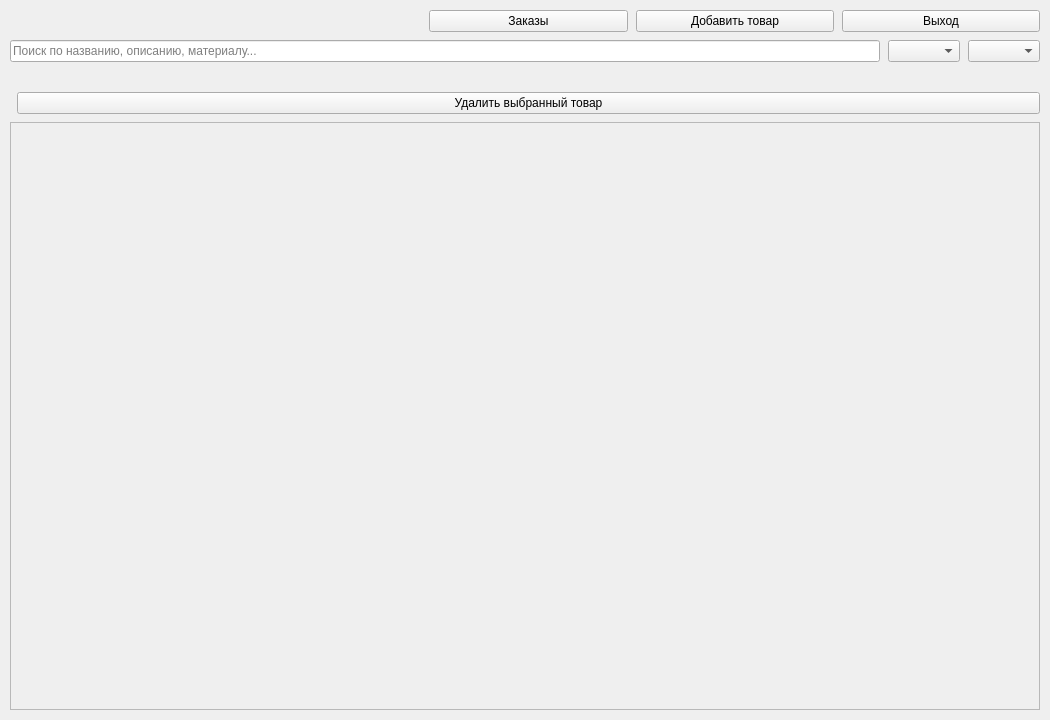
<?xml version="1.0" encoding="UTF-8"?>
<ui version="4.0">
 <class>MainForm</class>
 <widget class="QWidget" name="MainForm">
  <property name="geometry">
   <rect><x>0</x><y>0</y><width>1050</width><height>720</height></rect>
  </property>
  <property name="windowTitle">
   <string>Каталог мебели</string>
  </property>
  <layout class="QVBoxLayout" name="main_layout">
   <property name="spacing"><number>8</number></property>
   <property name="margin"><number>10</number></property>
   <item>
    <layout class="QHBoxLayout" name="top_panel">
     <item>
      <widget class="QLabel" name="logo_label"/>
     </item>
     <item>
      <spacer name="top_spacer">
       <property name="orientation"><enum>Qt::Horizontal</enum></property>
      </spacer>
     </item>
     <item>
      <widget class="QLabel" name="fio_label"/>
     </item>
     <item>
      <widget class="QPushButton" name="orders_btn">
       <property name="text"><string>Заказы</string></property>
      </widget>
     </item>
     <item>
      <widget class="QPushButton" name="add_product_btn">
       <property name="text"><string>Добавить товар</string></property>
      </widget>
     </item>
     <item>
      <widget class="QPushButton" name="logout_btn">
       <property name="text"><string>Выход</string></property>
      </widget>
     </item>
    </layout>
   </item>
   <item>
    <layout class="QHBoxLayout" name="filter_panel">
     <item>
      <widget class="QLineEdit" name="search_edit">
       <property name="placeholderText">
        <string>Поиск по названию, описанию, материалу...</string>
       </property>
      </widget>
     </item>
     <item>
      <widget class="QComboBox" name="manufacturer_combo"/>
     </item>
     <item>
      <widget class="QComboBox" name="sort_combo"/>
     </item>
    </layout>
   </item>
   <item>
    <widget class="QLabel" name="count_label"/>
   </item>
   <item>
    <layout class="QHBoxLayout" name="action_panel">
     <item>
      <spacer name="action_spacer">
       <property name="orientation"><enum>Qt::Horizontal</enum></property>
      </spacer>
     </item>
     <item>
      <widget class="QPushButton" name="delete_btn">
       <property name="text"><string>Удалить выбранный товар</string></property>
      </widget>
     </item>
    </layout>
   </item>
   <item>
    <widget class="QScrollArea" name="scroll_area">
     <property name="widgetResizable"><bool>true</bool></property>
     <widget class="QWidget" name="scroll_widget">
      <layout class="QVBoxLayout" name="cards_layout">
       <property name="spacing"><number>10</number></property>
       <property name="margin"><number>4</number></property>
      </layout>
     </widget>
    </widget>
   </item>
  </layout>
 </widget>
 <resources/>
 <connections/>
</ui>
